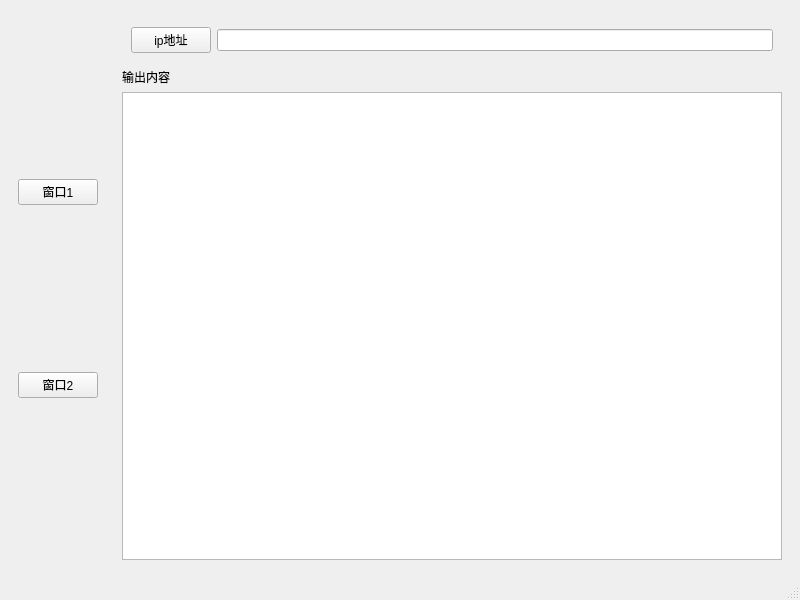
<?xml version="1.0" encoding="UTF-8"?>
<ui version="4.0">
 <class>MainWindow</class>
 <widget class="QMainWindow" name="MainWindow">
  <property name="geometry">
   <rect>
    <x>0</x>
    <y>0</y>
    <width>800</width>
    <height>600</height>
   </rect>
  </property>
  <property name="windowTitle">
   <string>MainWindow</string>
  </property>
  <widget class="QWidget" name="centralwidget">
   <layout class="QHBoxLayout" name="horizontalLayout">
    <item>
     <widget class="QWidget" name="widget" native="true">
      <layout class="QVBoxLayout" name="verticalLayout">
       <item>
        <widget class="QPushButton" name="win1">
         <property name="text">
          <string>窗口1</string>
         </property>
        </widget>
       </item>
       <item>
        <widget class="QPushButton" name="win2">
         <property name="text">
          <string>窗口2</string>
         </property>
        </widget>
       </item>
      </layout>
     </widget>
    </item>
    <item>
     <widget class="QStackedWidget" name="stackedWidget">
      <property name="currentIndex">
       <number>0</number>
      </property>
      <widget class="QWidget" name="page">
       <layout class="QVBoxLayout" name="verticalLayout_2">
        <item>
         <widget class="QWidget" name="widget_2" native="true">
          <layout class="QHBoxLayout" name="horizontalLayout_2">
           <item>
            <widget class="QPushButton" name="ipBtn">
             <property name="text">
              <string>ip地址</string>
             </property>
            </widget>
           </item>
           <item>
            <widget class="QLineEdit" name="ip"/>
           </item>
          </layout>
         </widget>
        </item>
        <item>
         <widget class="QLabel" name="label">
          <property name="text">
           <string>输出内容</string>
          </property>
         </widget>
        </item>
        <item>
         <widget class="QTextEdit" name="test"/>
        </item>
       </layout>
      </widget>
      <widget class="QWidget" name="page_2">
       <widget class="QTableWidget" name="tableWidget">
        <property name="geometry">
         <rect>
          <x>30</x>
          <y>40</y>
          <width>511</width>
          <height>191</height>
         </rect>
        </property>
       </widget>
       <widget class="QCommandLinkButton" name="commandLinkButton">
        <property name="geometry">
         <rect>
          <x>150</x>
          <y>280</y>
          <width>168</width>
          <height>41</height>
         </rect>
        </property>
        <property name="text">
         <string>CommandLinkButton</string>
        </property>
       </widget>
      </widget>
     </widget>
    </item>
   </layout>
  </widget>
  <widget class="QMenuBar" name="menubar">
   <property name="geometry">
    <rect>
     <x>0</x>
     <y>0</y>
     <width>800</width>
     <height>21</height>
    </rect>
   </property>
  </widget>
  <widget class="QStatusBar" name="statusbar"/>
 </widget>
 <resources/>
 <connections/>
</ui>
